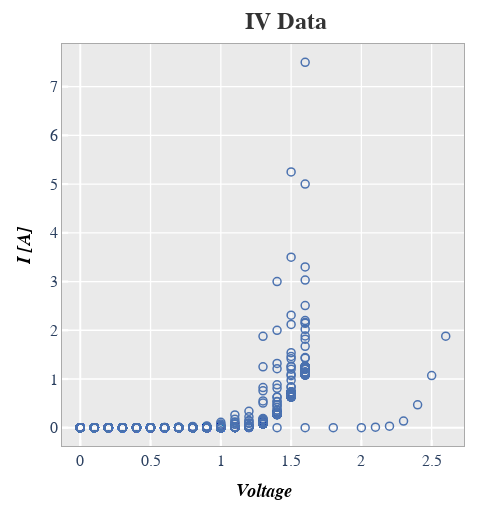

Source (notebook cell):
### Markdown cell above
A simple XY scatter plot of current vs voltage is shown below.  If you hover over the plot, you'll see `plotly`'s interactive modebar which will allow you to scroll, zoom, etc.

### Code cell
fcp.plot(df, x='Voltage', y='I [A]', lines=False, ax_size=[400, 400], title='IV Data')

### Figure 1 — Plotly figure (JSON) as saved in the notebook; plotly's stock layout.template omitted (floating-point values rounded to 4 significant figures; data arrays with more than 128 entries replaced by an {"elided": "..."} marker saying what was removed)
{"data": [{"line": {"width": 1.2}, "marker": {"color": "#4b72b0", "line": {"color": "#4b72b0", "width": 1.5}, "size": 8, "symbol": "circle-open"}, "mode": "markers", "showlegend": true, "type": "scatter", "x": {"elided": "1836 float values"}, "xaxis": "x", "y": {"elided": "1836 float values"}, "yaxis": "y"}], "layout": {"autosize": false, "height": 510, "margin": {"b": 64, "l": 62, "r": 40, "t": 44}, "modebar": {"orientation": "v"}, "paper_bgcolor": "#ffffff", "plot_bgcolor": "#eaeaea", "showlegend": false, "title": {"font": {"color": "#333333", "family": "sans-serif", "size": 24}, "text": "<b>IV Data</b>", "x": 0.5675, "xanchor": "center", "y": 0.9765}, "width": 504, "xaxis": {"anchor": "y", "domain": [0, 1], "gridcolor": "#ffffff", "griddash": "solid", "gridwidth": 1.3, "linecolor": "#aaaaaa", "linewidth": 1, "mirror": true, "range": [-0.13, 2.73], "showline": true, "showticklabels": true, "tickcolor": "#ffffff", "tickfont": {"family": "sans-serif", "size": 16}, "ticklen": 6.2, "ticks": "inside", "tickwidth": 2.2, "title": {"font": {"color": "#000000", "family": "sans-serif", "size": 18}, "standoff": 15, "text": "<i><b>Voltage</b></i>"}}, "yaxis": {"anchor": "x", "domain": [0, 1], "gridcolor": "#ffffff", "griddash": "solid", "gridwidth": 1.3, "linecolor": "#aaaaaa", "linewidth": 1, "mirror": true, "range": [-0.375, 7.875], "showline": true, "showticklabels": true, "tickcolor": "#ffffff", "tickfont": {"family": "sans-serif", "size": 16}, "ticklen": 6.2, "ticks": "inside", "tickwidth": 2.2, "title": {"font": {"color": "#000000", "family": "sans-serif", "size": 18}, "standoff": 15, "text": "<i><b>I [A]</b></i>"}}}}
